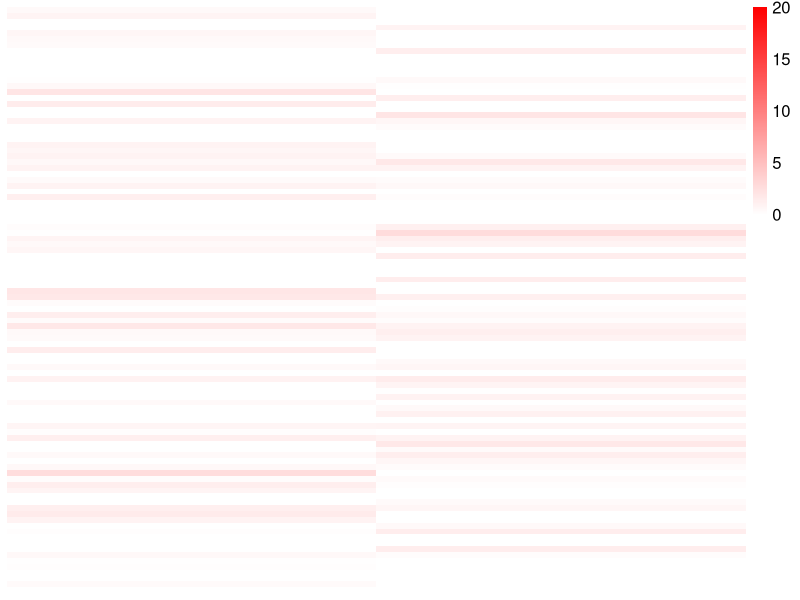

Recreate this plot in R.
library(fastcluster)
library("pheatmap")
i=1
name="legend_heatmap_DNAse"
DEmatrix=cbind(rnorm(100), rnorm(100))
myCol <- c(colorRampPalette(c("white", "red"))(302))
myBreaks <- c(-.1, seq(0,20,length=302))
png(paste(name, ".png", sep=""), height = 2000, width = 2000, res = 300)
pheatmap(DEmatrix, border_color=NA, color=myCol, breaks=myBreaks, cluster_rows=FALSE, cluster_cols=FALSE, scale="none", fontsize = 12, fontsize_col=32, legend=T)
dev.off()
